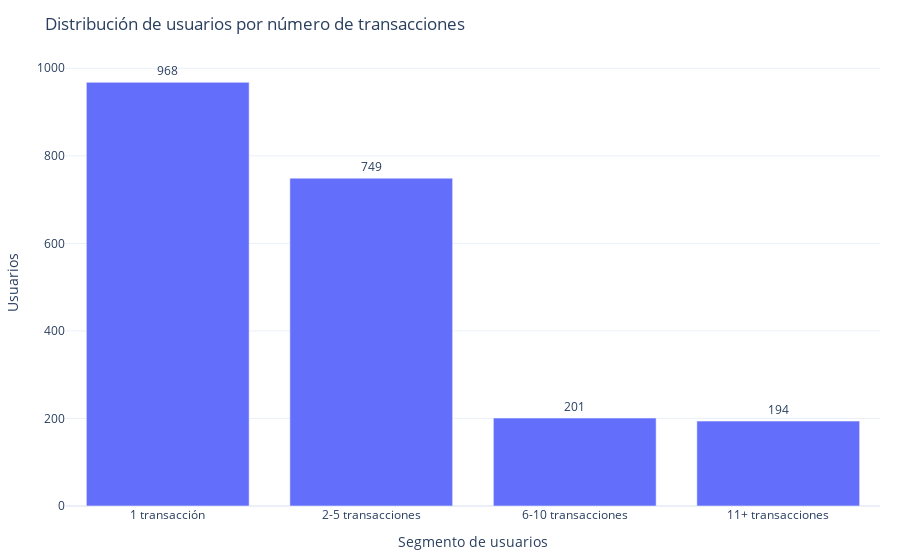

The notebook cell saved with this chart:
### Markdown cell above
---

# 2️⃣ Distribución de Usuarios por Frecuencia

## 🎯 ¿Para qué sirve este gráfico?

Segmenta a los usuarios según su **frecuencia de uso**: usuarios de una sola transacción, uso ocasional (2-5), uso regular (6-10) y uso frecuente (11+).

## 💼 Valor Empresarial

- **Estrategias de Retención**: Identifica el porcentaje de usuarios "one-time" para crear programas de fidelización
- **Diseño de Membresías**: Permite crear planes diferenciados según patrones de uso (prepago, suscripciones, etc.)
- **Análisis de Churn**: Detecta usuarios en riesgo de abandono para implementar acciones correctivas
- **Proyección de Ingresos**: Ayuda a estimar ingresos recurrentes vs. esporádicos
- **Marketing Segmentado**: Facilita campañas personalizadas por nivel de uso

## 📈 Visualización

### Code cell
df_dist = g02.preparar_distribucion_usuarios(df)
fig2 = g02.crear_grafico(df)  # El gráfico espera el df original, no el preparado
fig2.show()

### Figure 1 — Plotly figure (JSON) as saved in the notebook; plotly's stock layout.template omitted (floating-point values rounded to 4 significant figures)
{"data": [{"hovertemplate": "Segmento según nº de transacciones=%{x}<br>Número de usuarios=%{text}<extra></extra>", "legendgroup": "", "marker": {"color": "#636efa", "pattern": {"shape": ""}}, "name": "", "orientation": "v", "showlegend": false, "text": [968.0, 749.0, 201.0, 194.0], "textposition": "outside", "type": "bar", "x": ["1 transacción", "2-5 transacciones", "6-10 transacciones", "11+ transacciones"], "xaxis": "x", "y": [968, 749, 201, 194], "yaxis": "y"}], "layout": {"barmode": "relative", "legend": {"tracegroupgap": 0}, "margin": {"b": 40, "l": 40, "r": 20, "t": 60}, "title": {"text": "Distribución de usuarios por número de transacciones"}, "xaxis": {"anchor": "y", "domain": [0, 1], "title": {"text": "Segmento de usuarios"}}, "yaxis": {"anchor": "x", "domain": [0, 1], "title": {"text": "Usuarios"}}}}
